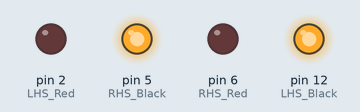
This sketch was run on a simulated Arduino Uno, built with avr-gcc and run on an emulated ATmega328P. Parts: output pins drawn as LEDs (lit = HIGH).

Above: at 1.5 s.
At 6.0 s:
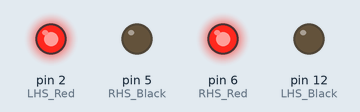
At 10.5 s:
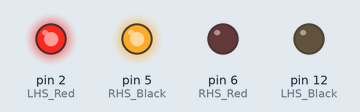
At 15.0 s:
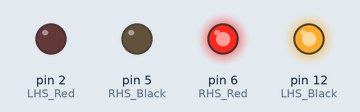
At 21.7 s:
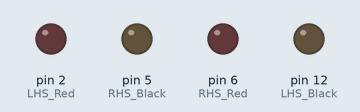
Timing chart, 0 to 23.4 s (numbered marks = the images above):
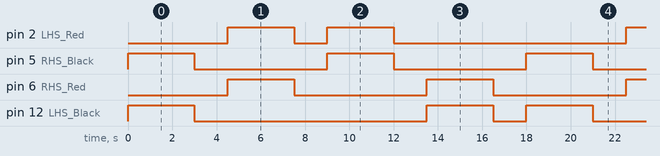

The sketch:

Part_1_Direction.ino
```cpp
/**********************************************************
 EE Lab 4 Part 1:
 There is a 1.5 second delay after every condition
 and each wheel will be run on full speed using the
 digitalWrite() function.
 **********************************************************/
// Red wire moves wheels backwards
// Black wire moves wheels forwards

// Motor A connections (Right Wheel)
const int RHS_Red = 6;
const int RHS_Black = 5;
// Motor B connections (Left Wheel)
const int LHS_Red = 2;
const int LHS_Black = 12;

void setup() {
  //set all the motor control pins to outputs
  pinMode(LHS_Red, OUTPUT);
  pinMode(LHS_Black, OUTPUT);
  pinMode(RHS_Red, OUTPUT);
  pinMode(RHS_Black, OUTPUT);
}

void loop() {
  digitalWrite(LHS_Red, LOW);
  digitalWrite(LHS_Black, HIGH);
  digitalWrite(RHS_Red, LOW);
  digitalWrite(RHS_Black, HIGH);
  delay(3000);
  brake_wheels();

  digitalWrite(LHS_Red, HIGH);
  digitalWrite(LHS_Black, LOW);
  digitalWrite(RHS_Red, HIGH);
  digitalWrite(RHS_Black, LOW);
  delay(3000);
  brake_wheels();

  digitalWrite(LHS_Red, HIGH);
  digitalWrite(LHS_Black, LOW);
  digitalWrite(RHS_Red, LOW);
  digitalWrite(RHS_Black, HIGH);
  delay(3000);
  brake_wheels();

  digitalWrite(LHS_Red, LOW);
  digitalWrite(LHS_Black, HIGH);
  digitalWrite(RHS_Red, HIGH);
  digitalWrite(RHS_Black, LOW);
  delay(3000);
  brake_wheels();
}

void brake_wheels() {
  digitalWrite(LHS_Red, LOW);
  digitalWrite(LHS_Black, LOW);
  digitalWrite(RHS_Red, LOW);
  digitalWrite(RHS_Black, LOW);
  delay(1500);
};
```

Measured:
- by itself, pin 2 (LHS_Red): repeats every 18.0 s: LOW 1.5 s, HIGH 3.0 s, LOW 10.5 s, HIGH 3.0 s
- by itself, pin 5 (RHS_Black), pin 6 (RHS_Red): alternates HIGH for 3.0 s and LOW for 6.0 s
- by itself, pin 12 (LHS_Black): repeats every 18.0 s: LOW 10.5 s, HIGH 3.0 s, LOW 1.5 s, HIGH 3.0 s
